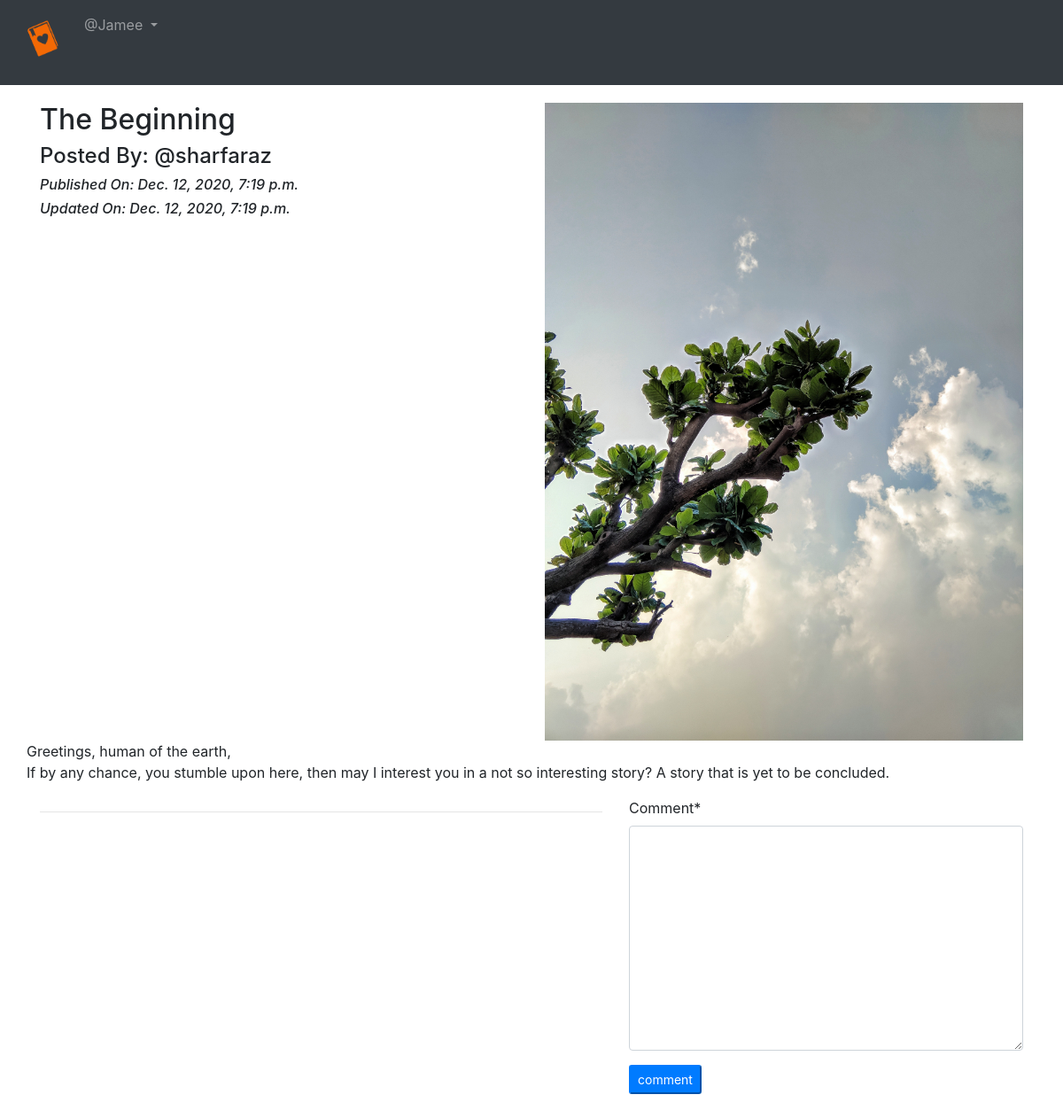
The app's page /blog/blog_details/The-Beginning-1094c6ce-ebce-4058-9949-bb1d68f6ebc1/ (signed in) with its own data.
### app_blog/models.py (models this page shows, shortened)
class Blog(models.Model):
    author = models.ForeignKey(User, related_name='post_author', on_delete = models.CASCADE)
    blog_title = models.CharField( max_length=300, verbose_name = "Title" )
    slug = models.SlugField( max_length=300, unique=True )
    blog_content = models.TextField( verbose_name="Story" )
    blog_image = models.ImageField( upload_to='blog_images', verbose_name= "Cover Photo")
    publish_date = models.DateTimeField( auto_now_add=True )
    update_date = models.DateTimeField( auto_now = True )
    class Meta:
        ordering = ['-publish_date',] ## to sort blogs in decending order in list view

### app_blog/views.py (the view, shortened to what this page needs)
# urls.py: path('blog_details/<slug>/', views.blog_details, name='blog_details'),
@login_required
def blog_details(request, slug):
    blog = Blog.objects.get(slug=slug)
    comment_form = CommentForm()
    dict = {'blog':blog, 'comment_form':comment_form}
    return render(request, 'app_blog/blog_details.html', context=dict)

### app_blog/forms.py
class CommentForm(forms.ModelForm):
    class Meta:
        model = Comment
        fields = ('comment',)

### templates/app_blog/blog_details.html (shortened to what this page needs)
{% extends 'base.html' %}
{% load crispy_forms_tags %}
{% block body_block %}
  <div class="row">
    <div class="col-sm-6">
      <h2>{{blog.blog_title}}</h2>
      <h4>Posted By: @{{blog.author}}</h4>
      <i><h6>Published On: {{blog.publish_date}}</h6></i>
      <i><h6>Updated On: {{blog.update_date}}</h6></i>
    </div>
    <div class="col-sm-6">
      <img src="/media/{{blog.blog_image}}" width="100%">
    </div>
    <p>
      {{blog.blog_content|linebreaks}}
    </p>
  </div>
  <div class="row">
    <div class="col-sm-7">
      <hr>
    </div>
    <div class="col-sm-5">
      <form  method="post">
        {{ comment_form|crispy}}
        <button type="submit" class="btn- btn-primary btn-sm">comment</button>
      </form>
    </div>
{% endblock %}

### templates/base.html (shortened to what this page needs)
<!DOCTYPE html>
<html lang="en" dir="ltr">
  <head>
    <link rel="stylesheet" href="https://maxcdn.bootstrapcdn.com/bootstrap/4.4.1/css/bootstrap.min.css">
  </head>
  <body>
    <nav class="navbar navbar-expand-md navbar-dark bg-dark">
      <div class="collapse navbar-collapse" id="navbarNavAltMarkup">
        <div class="navbar-nav">
          <ul class="navbar-nav">
              <li class="nav-item active ">
                <a class="nav-link" href="{% url 'index' %}" style="margin-right:5px"> <h6><img src="/media/stories.png" width="50px"></h6> </a>
              </li>
              {% if user.is_authenticated %}
                <div class="nav-itme dropdown">
                  <a class="nav-link dropdown-toggle" href="#" id="navbardrop" data-toggle="dropdown">
                    @{{user.username}}
                  </a>
                </div>
              {% endif %}
          </ul>
        </div>
      </div>
    </nav>
    <div class="container" style="padding-top:20px">
      {% block body_block %}
      {% endblock %}
    </div>
    <br><br>
  </body>
</html>

### records on screen
Blog: blog_title "The Beginning", author "sharfaraz", publish_date "Dec. 12, 2020, 7:19 p.m.", update_date "Dec. 12, 2020, 7:19 p.m.", blog_image (picture), blog_content "Greetings, human of the earth, If by any chance, you stumble upon here, then may I interest you in a not so interesting story? A story that is yet to be concluded."

### other values on screen
{{ user.username }} "Jamee"
